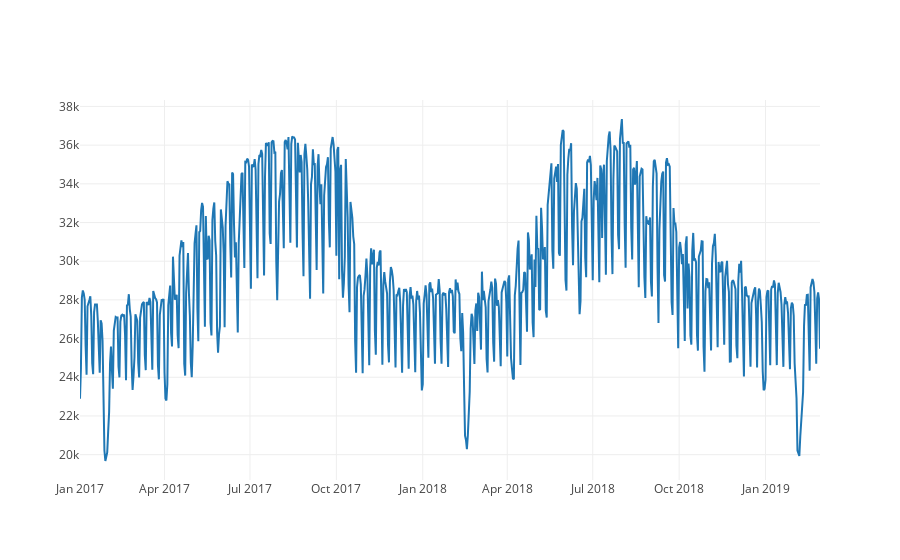

Notebook cell for this chart:
### Code cell
trace = go.Scatter(x=df['日期'], y=df['尖峰負載(MW)'])
data = [trace]
iplot(data)

### Figure 1 — Plotly figure (JSON) as saved in the notebook; plotly's stock layout.template omitted (floating-point values rounded to 4 significant figures; data arrays with more than 128 entries replaced by an {"elided": "..."} marker saying what was removed)
{"data": [{"type": "scatter", "uid": "3eb35375-394e-4827-ad62-c409ced1413c", "x": {"elided": "789 str values"}, "y": {"elided": "789 int values"}}], "layout": {}}
